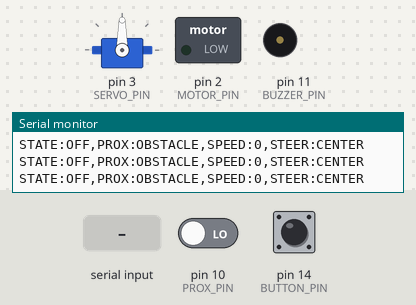
A sketch run on a simulated Arduino Uno, built with avr-gcc and run on an emulated ATmega328P. Parts: servo, switched loads named in the sketch (green lamp = pin HIGH), buzzer (waves = sounding, pin HIGH), the last lines printed to the serial monitor. The test bench sets the inputs (shaded band); at power-on: pin 10 (PROX_PIN) LOW, pin 14 (BUTTON_PIN) HIGH.

Above: at 1.2 s.
1.3 s: "<P>" received over Serial
At 1.8 s:
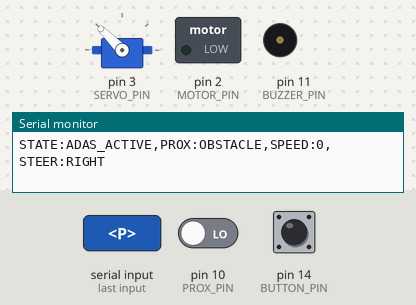
2.8 s: byte 60 ('<') received over Serial
At 4.0 s:
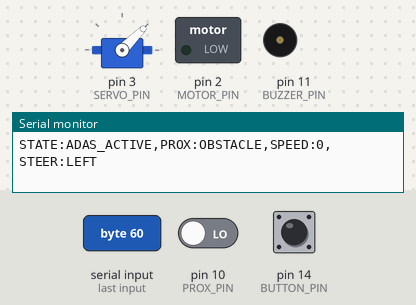
4.3 s: "<C>" received over Serial
At 5.4 s:
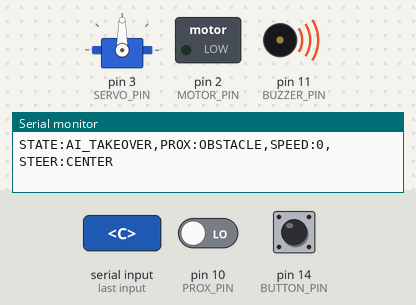
5.9 s: pin 10 (PROX_PIN) driven HIGH
At 7.0 s:
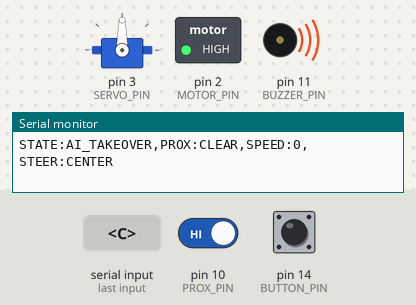
7.4 s: "<O>" received over Serial
At 8.5 s:
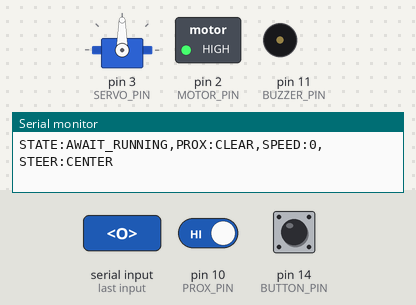
8.9 s: pin 14 (BUTTON_PIN) pulled LOW for 0.15 s
At 9.8 s:
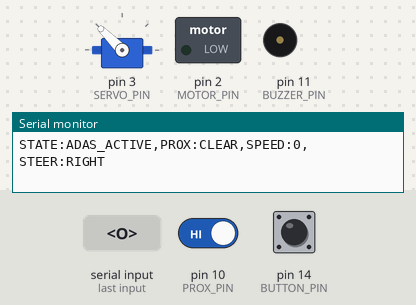
Timing chart, 0 to 11.5 s (numbered marks = the images above; inputs shaded):
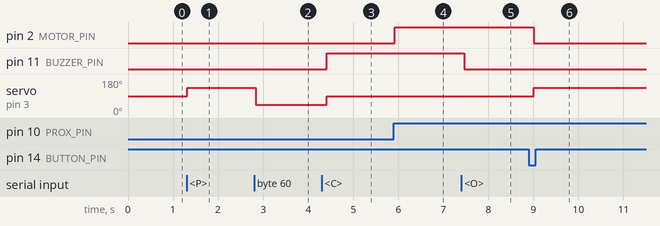

The sketch:

dss.ino
```cpp
#include <Servo.h>

#define MOTOR_PIN 2      // PB2 (PWM capable for speed control)
#define SERVO_PIN 3      // PB3
#define PROX_PIN 10      // PD2
#define BUZZER_PIN 11    // PD3
#define BUTTON_PIN 14    // PD6

enum SystemState { SYSTEM_OFF, FULL_MANUAL, ADAS_MONITORING, AUTO_DRIVING, AWAIT_STOPPED, AWAIT_RUNNING };
SystemState currentState = SYSTEM_OFF;

char driverEyeStatus = 'O';
int currentSpeed = 0;       // 0 to 255 for PWM motor control
int currentSteering = 90;
bool guiTakeover = false;

Servo steeringServo;

void setup() {
  Serial.begin(9600);
  pinMode(MOTOR_PIN, OUTPUT);
  pinMode(BUZZER_PIN, OUTPUT);
  pinMode(PROX_PIN, INPUT);
  pinMode(BUTTON_PIN, INPUT_PULLUP);

  steeringServo.attach(SERVO_PIN);
  steeringServo.write(90);
}

void loop() {
  // 1. Process GUI Commands
  while (Serial.available() > 0) {
    char incoming = Serial.read();

    if (incoming == 'O' || incoming == 'C') driverEyeStatus = incoming;
    else if (incoming == 'P') currentState = (currentState == SYSTEM_OFF) ? ADAS_MONITORING : SYSTEM_OFF; // Power Button
    else if (incoming == 'M') currentState = FULL_MANUAL; // Master Override
    else if (incoming == 'A') currentState = ADAS_MONITORING; // Return to Smart ADAS
    else if (incoming == '+') { currentSpeed += 50; if (currentSpeed > 255) currentSpeed = 255; } // Gas Pedal
    else if (incoming == '-') { currentSpeed -= 50; if (currentSpeed < 0) currentSpeed = 0; }     // Brake Pedal
    else if (incoming == 'B') currentSpeed = 0; // Hard Brake
    else if (incoming == '<') currentSteering = 45;
    else if (incoming == '>') currentSteering = 135;
    else if (incoming == '^') currentSteering = 90;
    else if (incoming == 'T') guiTakeover = true;
  }

  bool trafficClear = (digitalRead(PROX_PIN) == HIGH);
  bool physicalButtonPressed = (digitalRead(BUTTON_PIN) == LOW);
  bool triggerTakeover = physicalButtonPressed || guiTakeover;
  guiTakeover = false;

  // ==========================================
  // COCKPIT STATE MACHINE
  // ==========================================

  if (currentState == SYSTEM_OFF) {
    analogWrite(MOTOR_PIN, 0);
    digitalWrite(BUZZER_PIN, LOW);
    steeringServo.write(90);
  }
  else if (currentState == FULL_MANUAL) {
    // 100% Driver Control. AI is ignored.
    analogWrite(MOTOR_PIN, currentSpeed);
    digitalWrite(BUZZER_PIN, LOW);
    steeringServo.write(currentSteering);
  }
  else if (currentState == ADAS_MONITORING) {
    // Standard Driving. AI is watching.
    if (driverEyeStatus == 'C') {
      currentState = AUTO_DRIVING; // Driver asleep! AI takes the wheel.
    } else {
      analogWrite(MOTOR_PIN, currentSpeed);
      digitalWrite(BUZZER_PIN, LOW);
      steeringServo.write(currentSteering);
    }
  }
  else if (currentState == AUTO_DRIVING) {
    if (driverEyeStatus == 'O') {
      // Driver woke up!
      if (trafficClear) currentState = AWAIT_RUNNING;
      else currentState = AWAIT_STOPPED;
    } else {
      // Eyes closed: AI Control Mode
      steeringServo.write(90);
      if (trafficClear) {
        analogWrite(MOTOR_PIN, 150); // Safe cruise speed
        digitalWrite(BUZZER_PIN, HIGH); // Alarm to wake driver
      } else {
        analogWrite(MOTOR_PIN, 0);  // Obstacle! Emergency Brake.
        digitalWrite(BUZZER_PIN, HIGH);
      }
    }
  }
  else if (currentState == AWAIT_STOPPED) {
    analogWrite(MOTOR_PIN, 0); // Keep car stopped
    digitalWrite(BUZZER_PIN, LOW);
    if (triggerTakeover) currentState = ADAS_MONITORING;
  }
  else if (currentState == AWAIT_RUNNING) {
    steeringServo.write(90);
    analogWrite(MOTOR_PIN, 150); // Keep driving safely
    digitalWrite(BUZZER_PIN, LOW);
    if (triggerTakeover) currentState = ADAS_MONITORING;
  }

  // ==========================================
  // SEND TELEMETRY TO DASHBOARD
  // ==========================================
  Serial.print("STATE:");
  if (currentState == SYSTEM_OFF) Serial.print("OFF");
  else if (currentState == FULL_MANUAL) Serial.print("FULL_MANUAL");
  else if (currentState == ADAS_MONITORING) Serial.print("ADAS_ACTIVE");
  else if (currentState == AUTO_DRIVING) Serial.print("AI_TAKEOVER");
  else if (currentState == AWAIT_STOPPED) Serial.print("AWAIT_STOPPED");
  else if (currentState == AWAIT_RUNNING) Serial.print("AWAIT_RUNNING");

  Serial.print(",PROX:");
  Serial.print(trafficClear ? "CLEAR" : "OBSTACLE");

  Serial.print(",SPEED:");
  Serial.print(currentSpeed);

  Serial.print(",STEER:");
  int actualSteer = steeringServo.read();
  if (actualSteer < 80) Serial.println("LEFT");
  else if (actualSteer > 100) Serial.println("RIGHT");
  else Serial.println("CENTER");

  delay(50);
}
```

Measured:
- after the input at 1.3 s, servo on pin 3 (SERVO_PIN): 90° → 135° at once
- after the input at 2.8 s, servo on pin 3 (SERVO_PIN): 135° → 45° at once
- after the input at 4.3 s, pin 11 (BUZZER_PIN): LOW → HIGH after 0.11 s; servo on pin 3 (SERVO_PIN): 45° → 90° after 0.11 s
- after the input at 5.9 s, pin 2 (MOTOR_PIN): LOW → HIGH at once
- after the input at 7.4 s, pin 11 (BUZZER_PIN): HIGH → LOW after 0.07 s
- after the input at 8.9 s, pin 2 (MOTOR_PIN): HIGH → LOW after 0.11 s; servo on pin 3 (SERVO_PIN): 90° → 135° after 0.11 s
